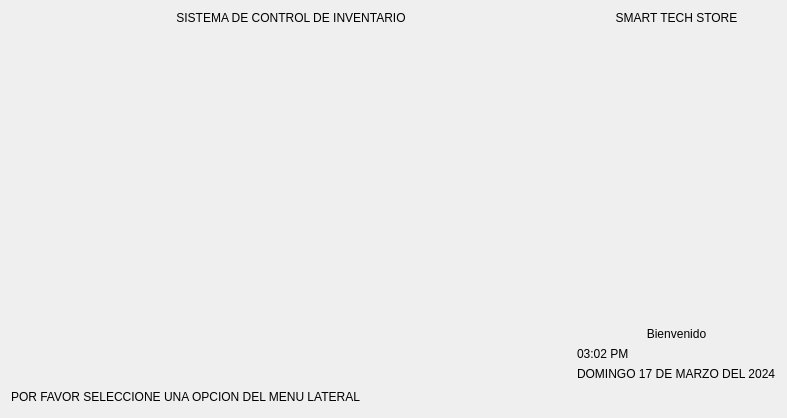
               <widget class="QWidget" name="page_inicio">
                <layout class="QVBoxLayout" name="verticalLayout_23">
                 <item>
                  <layout class="QHBoxLayout" name="horizontalLayout_23">
                   <item>
                    <layout class="QVBoxLayout" name="verticalLayout_11">
                     <item>
                      <widget class="QLabel" name="label_17">
                       <property name="text">
                        <string>SISTEMA DE CONTROL DE INVENTARIO</string>
                       </property>
                       <property name="alignment">
                        <set>Qt::AlignCenter</set>
                       </property>
                      </widget>
                     </item>
                     <item>
                      <spacer name="verticalSpacer_13">
                       <property name="orientation">
                        <enum>Qt::Vertical</enum>
                       </property>
                       <property name="sizeHint" stdset="0">
                        <size>
                         <width>20</width>
                         <height>40</height>
                        </size>
                       </property>
                      </spacer>
                     </item>
                     <item>
                      <layout class="QHBoxLayout" name="horizontalLayout_22">
                       <item>
                        <spacer name="horizontalSpacer_26">
                         <property name="orientation">
                          <enum>Qt::Horizontal</enum>
                         </property>
                         <property name="sizeHint" stdset="0">
                          <size>
                           <width>40</width>
                           <height>20</height>
                          </size>
                         </property>
                        </spacer>
                       </item>
                       <item>
                        <widget class="QLabel" name="gif_label">
                         <property name="minimumSize">
                          <size>
                           <width>480</width>
                           <height>270</height>
                          </size>
                         </property>
                         <property name="maximumSize">
                          <size>
                           <width>480</width>
                           <height>270</height>
                          </size>
                         </property>
                         <property name="text">
                          <string/>
                         </property>
                         <property name="alignment">
                          <set>Qt::AlignCenter</set>
                         </property>
                        </widget>
                       </item>
                       <item>
                        <spacer name="horizontalSpacer_27">
                         <property name="orientation">
                          <enum>Qt::Horizontal</enum>
                         </property>
                         <property name="sizeHint" stdset="0">
                          <size>
                           <width>40</width>
                           <height>20</height>
                          </size>
                         </property>
                        </spacer>
                       </item>
                      </layout>
                     </item>
                     <item>
                      <spacer name="verticalSpacer_12">
                       <property name="orientation">
                        <enum>Qt::Vertical</enum>
                       </property>
                       <property name="sizeHint" stdset="0">
                        <size>
                         <width>20</width>
                         <height>40</height>
                        </size>
                       </property>
                      </spacer>
                     </item>
                    </layout>
                   </item>
                   <item>
                    <layout class="QVBoxLayout" name="verticalLayout_22">
                     <item>
                      <widget class="QLabel" name="label_3">
                       <property name="text">
                        <string>SMART TECH STORE</string>
                       </property>
                       <property name="alignment">
                        <set>Qt::AlignCenter</set>
                       </property>
                      </widget>
                     </item>
                     <item>
                      <layout class="QVBoxLayout" name="verticalLayout_21">
                       <item>
                        <spacer name="verticalSpacer_10">
                         <property name="orientation">
                          <enum>Qt::Vertical</enum>
                         </property>
                         <property name="sizeHint" stdset="0">
                          <size>
                           <width>20</width>
                           <height>40</height>
                          </size>
                         </property>
                        </spacer>
                       </item>
                       <item>
                        <widget class="QLabel" name="img_label">
                         <property name="minimumSize">
                          <size>
                           <width>0</width>
                           <height>200</height>
                          </size>
                         </property>
                         <property name="text">
                          <string/>
                         </property>
                         <property name="pixmap">
                          <pixmap>img/icons/smart.png</pixmap>
                         </property>
                         <property name="alignment">
                          <set>Qt::AlignCenter</set>
                         </property>
                        </widget>
                       </item>
                       <item>
                        <spacer name="verticalSpacer_5">
                         <property name="orientation">
                          <enum>Qt::Vertical</enum>
                         </property>
                         <property name="sizeHint" stdset="0">
                          <size>
                           <width>20</width>
                           <height>40</height>
                          </size>
                         </property>
                        </spacer>
                       </item>
                      </layout>
                     </item>
                     <item>
                      <layout class="QHBoxLayout" name="horizontalLayout_19">
                       <item>
                        <layout class="QVBoxLayout" name="verticalLayout_16">
                         <item>
                          <widget class="QLabel" name="label_7">
                           <property name="text">
                            <string>Bienvenido</string>
                           </property>
                           <property name="alignment">
                            <set>Qt::AlignCenter</set>
                           </property>
                          </widget>
                         </item>
                         <item>
                          <layout class="QVBoxLayout" name="verticalLayout_15">
                           <item>
                            <widget class="QLabel" name="hora_label">
                             <property name="text">
                              <string>03:02 PM</string>
                             </property>
                            </widget>
                           </item>
                           <item>
                            <widget class="QLabel" name="dia_label">
                             <property name="text">
                              <string>DOMINGO 17 DE MARZO DEL 2024</string>
                             </property>
                            </widget>
                           </item>
                          </layout>
                         </item>
                        </layout>
                       </item>
                      </layout>
                     </item>
                    </layout>
                   </item>
                  </layout>
                 </item>
                 <item>
                  <layout class="QHBoxLayout" name="horizontalLayout_20">
                   <item>
                    <widget class="QLabel" name="label_28">
                     <property name="text">
                      <string>POR FAVOR SELECCIONE UNA OPCION DEL MENU LATERAL</string>
                     </property>
                    </widget>
                   </item>
                   <item>
                    <spacer name="horizontalSpacer_25">
                     <property name="orientation">
                      <enum>Qt::Horizontal</enum>
                     </property>
                     <property name="sizeHint" stdset="0">
                      <size>
                       <width>40</width>
                       <height>20</height>
                      </size>
                     </property>
                    </spacer>
                   </item>
                  </layout>
                 </item>
                </layout>
               </widget>
